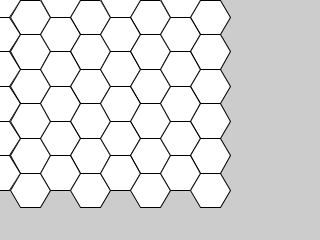
Frame 1 (no input)
Frame 60 (the mouse pressed at the canvas centre just before this capture): identical to frame 1, image omitted
Frame 120 (the mouse held since frame 60 and released just before this capture): identical to frame 1, image omitted

The Processing sketch that drew this single still picture (run headless with seeded random() and noise(); from frame 60 on, the mouse is pressed at the canvas centre):

// Processing sketch: sketch_aug05a
// ── sketch_aug05a.pde
int tam = 40;
float distancia1 = dist(cos(0)*tam/2, sin(0)*tam/2, cos(TWO_PI/3)*tam/2, sin(TWO_PI/3)*tam/2);
float distancia2 = dist(cos(0)*tam/2, sin(0)*tam/2, cos(TWO_PI/6)*tam/2, sin(TWO_PI/6)*tam/2);
float desh;

void setup() {
  size(320, 240);
  desh = tam/2+distancia2/2;
  for ( int j = 0; j < height/tam; j++) {
    for ( int i = 0; i < width/tam; i++) {
      float desv = (i%2==0) ? 0:distancia1/2;
      hexa(i*(desh), j*distancia1+desv, tam/2);
    }
  }
}

void draw() {
}

void hexa(float x, float y, float rad) {
  float porcion = TWO_PI/6;
  beginShape();
  for (int i = 0; i < 6; i++) {
    vertex(x+cos(porcion*i)*rad, y+sin(porcion*i)*rad);
  }
  endShape(CLOSE);
}
